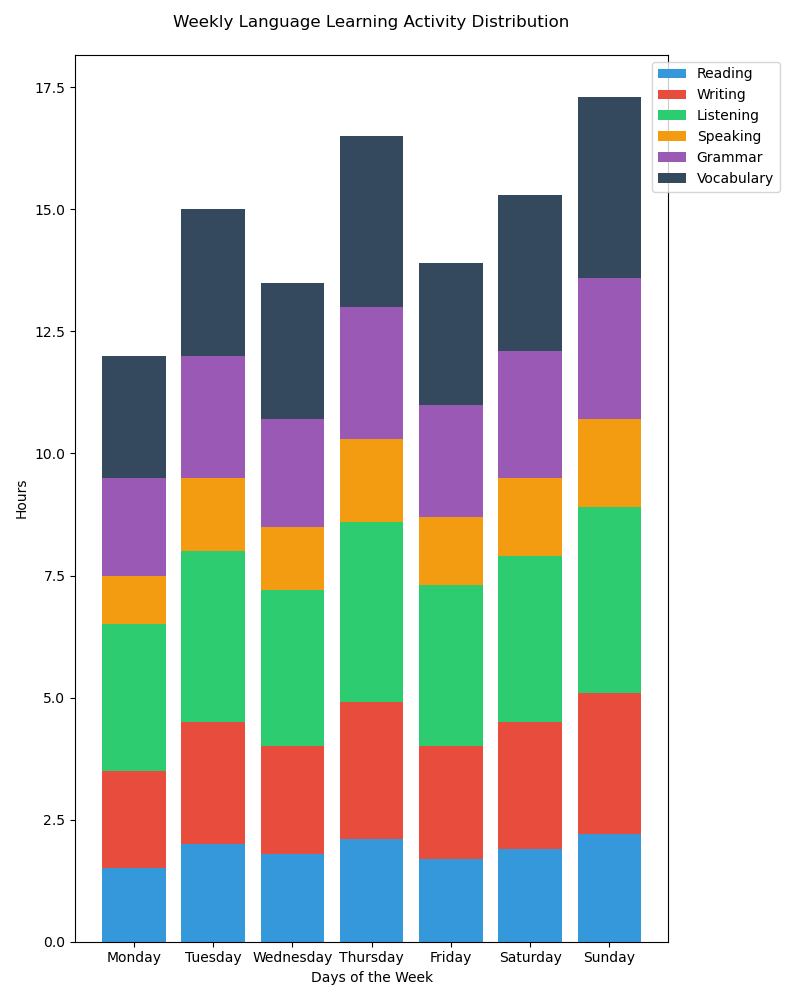

The Python source for this figure:

import matplotlib.pyplot as plt
import numpy as np

# Data
activities = ['Reading', 'Writing', 'Listening', 'Speaking', 'Grammar', 'Vocabulary']
days = ['Monday', 'Tuesday', 'Wednesday', 'Thursday', 'Friday', 'Saturday', 'Sunday']
data = np.array([
    [1.5, 2, 1.8, 2.1, 1.7, 1.9, 2.2],  # Reading
    [2, 2.5, 2.2, 2.8, 2.3, 2.6, 2.9],  # Writing
    [3, 3.5, 3.2, 3.7, 3.3, 3.4, 3.8],  # Listening
    [1, 1.5, 1.3, 1.7, 1.4, 1.6, 1.8],  # Speaking
    [2, 2.5, 2.2, 2.7, 2.3, 2.6, 2.9],  # Grammar
    [2.5, 3, 2.8, 3.5, 2.9, 3.2, 3.7]   # Vocabulary
])

# Colors
colors = ['#3498DB', '#E74C3C', '#2ECC71', '#F39C12', '#9B59B6', '#34495E']

# Stacked bar chart
fig, ax = plt.subplots(figsize=(8, 10))
width = 0.8  # Width of the bars

# Plotting each row of the data
cumulative_data = np.zeros(len(days))
for i, row in enumerate(data):
    ax.bar(days, row, bottom=cumulative_data, color=colors[i], width=width)
    cumulative_data += row

# Customizing the plot
ax.set_ylabel('Hours')
ax.set_xlabel('Days of the Week')
ax.set_title('Weekly Language Learning Activity Distribution', pad=20)
ax.legend(activities, loc='upper right', bbox_to_anchor=(1.2, 1))

# Display the plot
plt.tight_layout()
plt.show()
